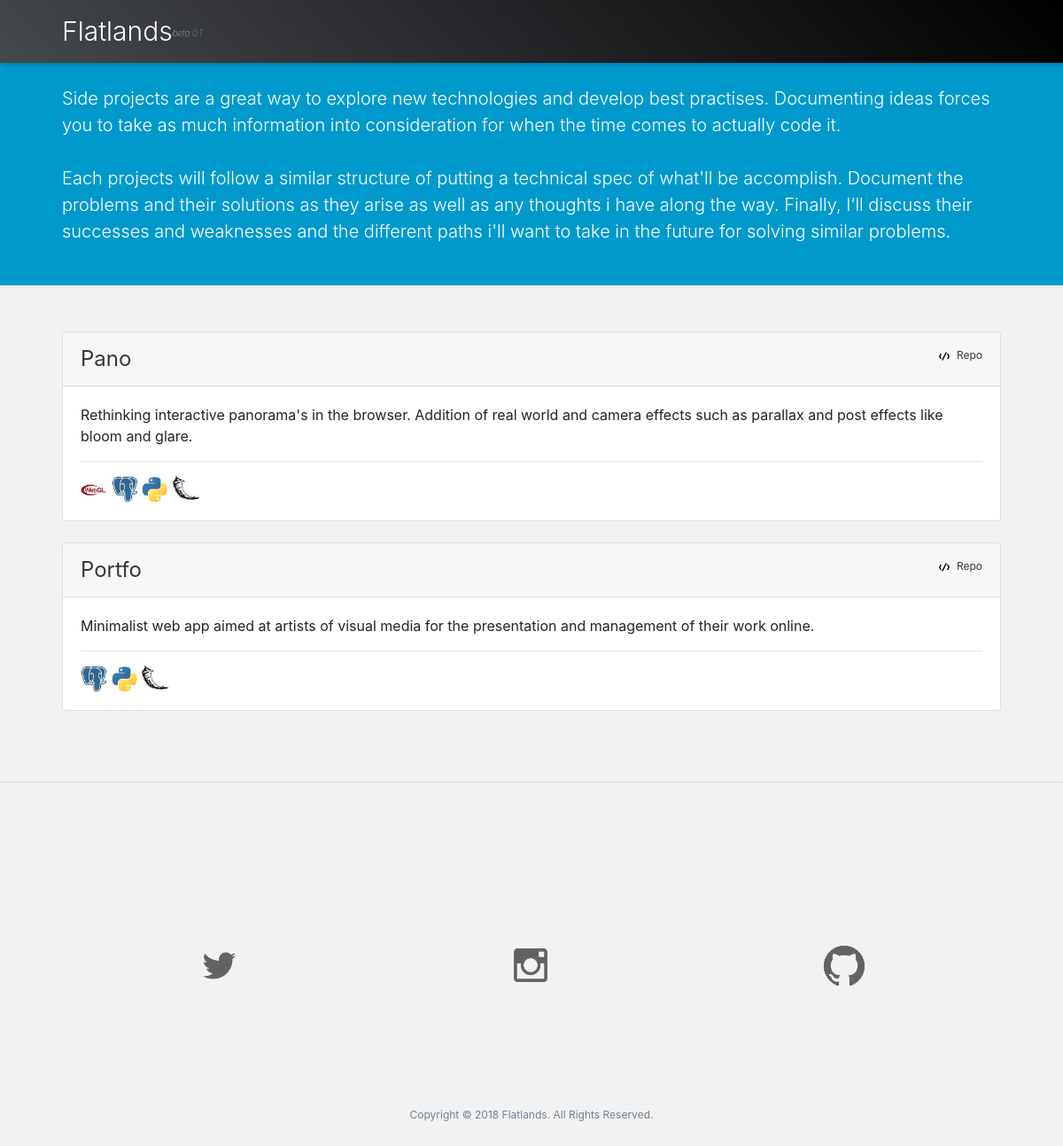
The page /projects/ on the database as committed earlier.
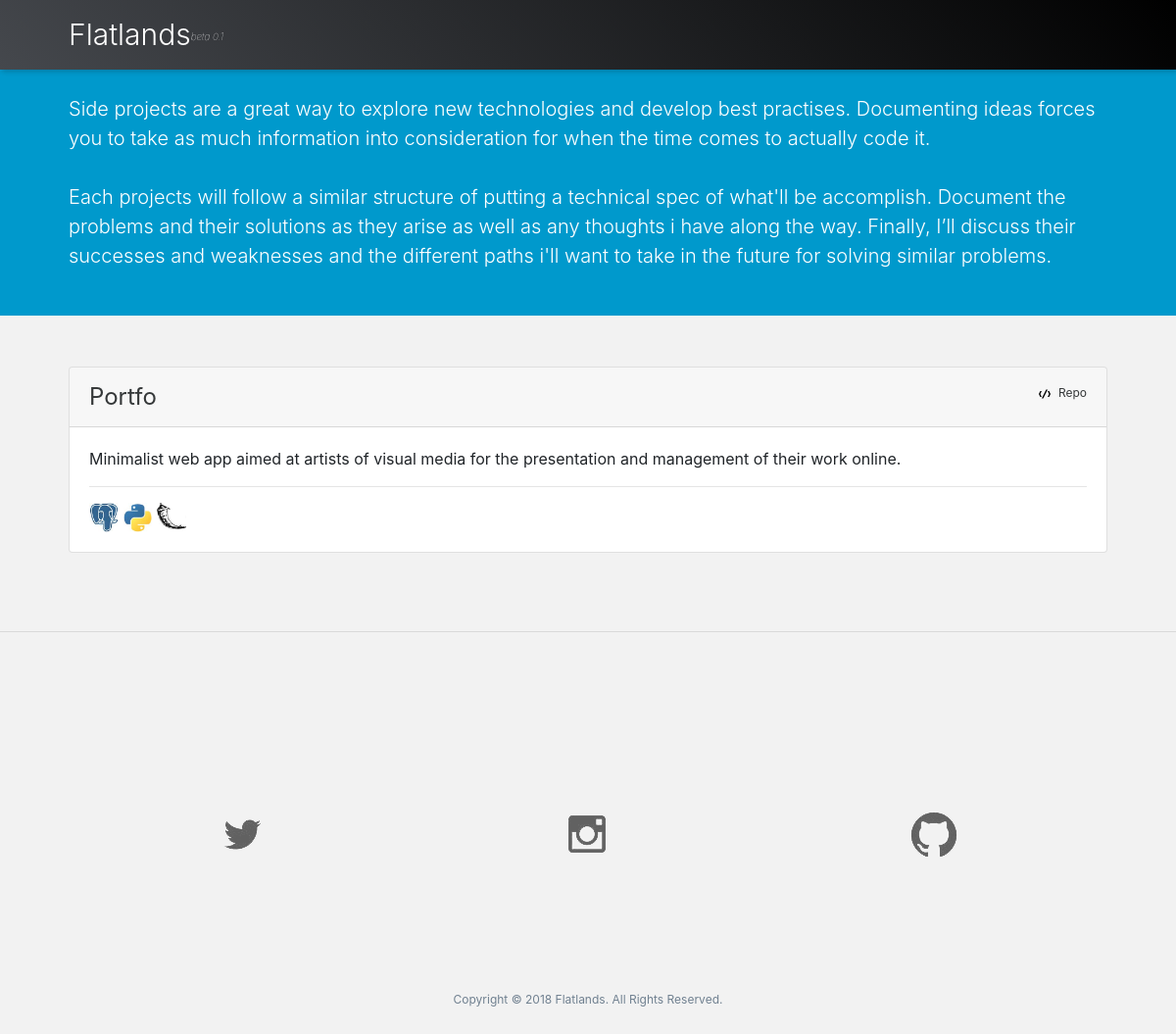
The same page on the database as committed later.
### blog/models.py (models this page shows, shortened)
class Project(models.Model):
    name = models.CharField(max_length=200)
    pub_date = models.DateTimeField('date published')
    strap = models.CharField(max_length=300)
    content = models.CharField(max_length=5000)
    tags = models.ManyToManyField(Tag, blank=True)
    cover_img = models.CharField(max_length=200)
    published = models.BooleanField(default=False)
    repo = models.CharField(max_length=200, null=True, blank=True)

class UsedSoftware(models.Model):
    name = models.CharField(max_length=200)
    small_logo = models.CharField(max_length=200)
    projects = models.ManyToManyField(Project, blank=True)
    website = models.CharField(max_length=200)
    def __str__(self):
        return self.name

### blog/views.py (the view)
# urls.py: path('projects/', views.projects, name='projects'),
def projects(request):
    projects = Project.objects.filter(
        published=True
        ).order_by('-pub_date')
    context = {
        'projects': projects,
        'searchform': SearchForm()
        }
    return render(request, 'blog/projects.html', context)

### blog/templates/blog/projects.html
{% extends "blog/base.html" %} {% load static %} {% block content %}
<div style="background-color: #0099cc;">
        <div class="container content-intro">
                <p style="height:80px"></p>
                <p class="lead" style="font-size: 20px;">
                Side projects are a great way to explore new technologies and develop best practises.
                Documenting ideas forces you to take as much information into consideration for when the time comes to actually code it.
                <br>
                <br>
                Each projects will follow a similar structure of putting a technical spec of what'll be accomplish.
                Document the problems and their solutions as they arise as well as any thoughts i have along the way.
                Finally, I’ll discuss their successes and weaknesses and the different paths i'll want to take in the future for solving similar problems.
        </p>
        </div>
        <p style="height:30px;"></p>
</div>
<div class="container content">
                <p style="height:20px;"></p>
        {% if projects %} {% for project in projects %}
        <div class="card">
                <div class="card-header">
                        <div style="display: flex; flex-direction: row; justify-content: space-between">
                                <div>
                                        <a style="font-size: 24px;" href="/projects/{{ project.id }}/">{{project.name|capfirst}}</a>
                                </div>
                                <div>
                                        <span style="font-size: 12px;">
                                                <img class="iconic-svg-small" src="{% static 'blog/svg/code.svg' %}" alt="code icon">
                                                <a href="{{project.repo}}">Repo</a>
                                        </span>
                                </div>
                        </div>
                </div>
                <div class="card-body">
                        <div>
                                {{project.content|capfirst|truncatewords:50}}
                        </div>
                        <hr>
                        <div>
                                {% for tech in project.usedsoftware_set.all %}
                                <a href="{{tech.website}}">
                                        <img class="tech-icon" src="{% static 'blog/img/'|add:tech.small_logo %}" alt="{{tech}} icon">
                                </a>
                                {% endfor %}
                        </div>
                </div>
        </div>
        <br> {% endfor %} {% else %} No Projects :( {% endif %}
</div>
{% endblock %}

### blog/templates/blog/base.html (shortened to what this page needs)
{% load static %}
<!DOCTYPE html>
<html lang="en">
<head>
  <link rel="stylesheet" href="https://stackpath.bootstrapcdn.com/bootstrap/4.1.1/css/bootstrap.min.css"
>
  <link rel="stylesheet" type="text/css" href="{% static 'blog/main.css' %}" />
</head>
<body>
<nav class="navbar fixed-top navbar-expand-sm navbar-dark navbar-custom" style="box-shadow: 2px 2px 5px rgba(0,0,0,.2);background: linear-gradient(45deg, rgba(69,72,77,1) 0%,rgba(0,0,0,1) 100%); ">
    <div class="container content-nav">
  <a class="navbar-brand display-4" href="/" style="font-size:30px;">Flatlands<sup style="position: relative;top: -0.5em;font-size:10px;font-style: italic;font-weight:100;letter-spacing: 0px;">beta 0.1</sup></a>
</div>
</nav>
  {% block content %}{% endblock %}
  {% include "blog/footer.html" %}
     </body>
</html>

### blog/templates/blog/footer.html
<hr>
<p style="height:100px;"></p>
<div class="container footer-content">
<div style="display:flex;justify-content: space-around;">
        <a href="https://www.twitter.com"><img style="filter:opacity(60%);" src="/static/blog/img/soc_twitter.png"></a>
        <a href="https://www.instagram.com"><img style="filter:opacity(60%);" src="/static/blog/img/soc_instagram.png"></a>
        <a href="https://www.github.com"><img style="filter:opacity(60%);" src="/static/blog/img/soc_github.png"></a>
</div>
<p style="height:100px;"></p>
<div style="display: flex;justify-content: space-around;color: slategray;padding-top:20px;">
        <div style="font-size:12px;">Copyright © 2018 Flatlands. All Rights Reserved.</div>
</div>
        <p style="height:40px;"></p>
</div>

### blog/static/blog/main.css (style rules this page uses)
html { font-size:16px; }
body { background-color: #f2f2f2; }
.navbar-custom { background-color: #353839; }
.content-nav { padding-left:40px; padding-right:40px; }
.tech-icon { width:30px; height:30px; }
.content { padding-bottom: 40px; padding-left:40px; padding-right:40px; position: relative; }
.iconic-svg-small { height:12px; width:12px; margin-right:5px; }
.content-intro { color: white; padding-left:40px; padding-right:40px; }
.footer-content { color: #353839; padding-left:40px; padding-right:40px; padding-top: 50px; padding-bottom: 50px; }
.footer-content a:link { color: #353839; text-decoration: none; }
.content a:link { color: #353839; text-decoration: none; }

Rows that differ between the two databases and show on the page:
no longer on this page (row edited): Project: name "Pano", content "Rethinking interactive panorama's in the browser. Addition of real world and camera effects such as parallax and post effects like bloom and glare.", UsedSoftware (small_logo+name (picture)), UsedSoftware (small_logo+name (picture)), UsedSoftware (small_logo+name (picture))
no longer on this page (row unchanged): UsedSoftware: small_logo+name (picture), shown under "Pano"
